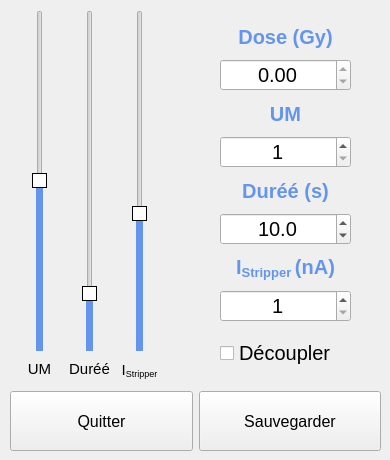
<?xml version="1.0" encoding="UTF-8"?>
<ui version="4.0">
 <class>SeanceParameterSelectorDialog</class>
 <widget class="QWidget" name="SeanceParameterSelectorDialog">
  <property name="geometry">
   <rect>
    <x>0</x>
    <y>0</y>
    <width>390</width>
    <height>460</height>
   </rect>
  </property>
  <property name="windowTitle">
   <string>Form</string>
  </property>
  <property name="styleSheet">
   <string notr="true"/>
  </property>
  <widget class="QSlider" name="verticalSlider_duration">
   <property name="geometry">
    <rect>
     <x>80</x>
     <y>10</y>
     <width>20</width>
     <height>341</height>
    </rect>
   </property>
   <property name="styleSheet">
    <string notr="true">QSlider::handle::vertical { border-color: black; border: 1px solid; background: white; }

QSlider::add-page:vertical { background: cornflowerblue }</string>
   </property>
   <property name="minimum">
    <number>1000</number>
   </property>
   <property name="maximum">
    <number>60000</number>
   </property>
   <property name="singleStep">
    <number>100</number>
   </property>
   <property name="pageStep">
    <number>100</number>
   </property>
   <property name="value">
    <number>10000</number>
   </property>
   <property name="orientation">
    <enum>Qt::Vertical</enum>
   </property>
   <property name="tickPosition">
    <enum>QSlider::NoTicks</enum>
   </property>
  </widget>
  <widget class="QSlider" name="verticalSlider_stripper_current">
   <property name="geometry">
    <rect>
     <x>130</x>
     <y>10</y>
     <width>20</width>
     <height>341</height>
    </rect>
   </property>
   <property name="styleSheet">
    <string notr="true">QSlider::handle::vertical { border-color: black; border: 1px solid; background: white; }

QSlider::add-page:vertical { background: cornflowerblue }</string>
   </property>
   <property name="minimum">
    <number>1</number>
   </property>
   <property name="maximum">
    <number>1000</number>
   </property>
   <property name="pageStep">
    <number>1</number>
   </property>
   <property name="value">
    <number>400</number>
   </property>
   <property name="orientation">
    <enum>Qt::Vertical</enum>
   </property>
  </widget>
  <widget class="QLabel" name="label_2">
   <property name="geometry">
    <rect>
     <x>59</x>
     <y>360</y>
     <width>61</width>
     <height>17</height>
    </rect>
   </property>
   <property name="font">
    <font>
     <pointsize>11</pointsize>
    </font>
   </property>
   <property name="text">
    <string>Duréé</string>
   </property>
   <property name="alignment">
    <set>Qt::AlignCenter</set>
   </property>
  </widget>
  <widget class="QLabel" name="label_3">
   <property name="geometry">
    <rect>
     <x>170</x>
     <y>370</y>
     <width>51</width>
     <height>17</height>
    </rect>
   </property>
   <property name="text">
    <string/>
   </property>
  </widget>
  <widget class="QLabel" name="label_stripperCurrent_2">
   <property name="geometry">
    <rect>
     <x>114</x>
     <y>360</y>
     <width>51</width>
     <height>21</height>
    </rect>
   </property>
   <property name="minimumSize">
    <size>
     <width>10</width>
     <height>0</height>
    </size>
   </property>
   <property name="font">
    <font>
     <pointsize>11</pointsize>
    </font>
   </property>
   <property name="text">
    <string>&lt;html&gt;&lt;head/&gt;&lt;body&gt;&lt;p&gt;I&lt;span style=&quot; vertical-align:sub;&quot;&gt;Stripper&lt;/span&gt;&lt;/p&gt;&lt;/body&gt;&lt;/html&gt;</string>
   </property>
   <property name="alignment">
    <set>Qt::AlignCenter</set>
   </property>
  </widget>
  <widget class="QGroupBox" name="treatmentSeanceGroupBox">
   <property name="geometry">
    <rect>
     <x>200</x>
     <y>0</y>
     <width>151</width>
     <height>371</height>
    </rect>
   </property>
   <property name="styleSheet">
    <string notr="true">

QGroupBox {
	font: 75 16pt &quot;Century Schoolbook L&quot;;
  border: 0px solid black;
  border-radius: 9px;
  margin-top: 0.5em;
  background: transparent;
}

QGroupBox::title {
     subcontrol-origin: margin;
     subcontrol-position: top center; 
}

QLabel {
background: transparent;
}</string>
   </property>
   <property name="title">
    <string/>
   </property>
   <widget class="QWidget" name="verticalLayoutWidget">
    <property name="geometry">
     <rect>
      <x>20</x>
      <y>20</y>
      <width>131</width>
      <height>358</height>
     </rect>
    </property>
    <layout class="QVBoxLayout" name="verticalLayout">
     <item>
      <widget class="QLabel" name="label_modulator">
       <property name="font">
        <font>
         <pointsize>15</pointsize>
         <weight>75</weight>
         <bold>true</bold>
        </font>
       </property>
       <property name="styleSheet">
        <string notr="true">border:0px; background-color: none;
color: cornflowerblue;
</string>
       </property>
       <property name="text">
        <string>Dose (Gy)</string>
       </property>
       <property name="alignment">
        <set>Qt::AlignCenter</set>
       </property>
      </widget>
     </item>
     <item>
      <widget class="QDoubleSpinBox" name="doubleSpinBox_dose">
       <property name="font">
        <font>
         <pointsize>15</pointsize>
        </font>
       </property>
       <property name="alignment">
        <set>Qt::AlignCenter</set>
       </property>
       <property name="readOnly">
        <bool>true</bool>
       </property>
      </widget>
     </item>
     <item>
      <widget class="QLabel" name="label_modulator_2">
       <property name="font">
        <font>
         <pointsize>15</pointsize>
         <weight>75</weight>
         <bold>true</bold>
        </font>
       </property>
       <property name="styleSheet">
        <string notr="true">border:0px; background-color: none;
color: cornflowerblue;
</string>
       </property>
       <property name="text">
        <string>UM</string>
       </property>
       <property name="alignment">
        <set>Qt::AlignCenter</set>
       </property>
      </widget>
     </item>
     <item>
      <widget class="QSpinBox" name="spinBox_mu">
       <property name="font">
        <font>
         <pointsize>15</pointsize>
        </font>
       </property>
       <property name="alignment">
        <set>Qt::AlignCenter</set>
       </property>
       <property name="minimum">
        <number>1</number>
       </property>
       <property name="maximum">
        <number>4000</number>
       </property>
      </widget>
     </item>
     <item>
      <widget class="QLabel" name="label_modulator_3">
       <property name="font">
        <font>
         <pointsize>15</pointsize>
         <weight>75</weight>
         <bold>true</bold>
        </font>
       </property>
       <property name="styleSheet">
        <string notr="true">border:0px; background-color: none;
color: cornflowerblue;

</string>
       </property>
       <property name="text">
        <string>Duréé (s)</string>
       </property>
       <property name="alignment">
        <set>Qt::AlignCenter</set>
       </property>
      </widget>
     </item>
     <item>
      <widget class="QDoubleSpinBox" name="doubleSpinBox_duration">
       <property name="font">
        <font>
         <pointsize>15</pointsize>
        </font>
       </property>
       <property name="alignment">
        <set>Qt::AlignCenter</set>
       </property>
       <property name="decimals">
        <number>1</number>
       </property>
       <property name="minimum">
        <double>1.000000000000000</double>
       </property>
       <property name="maximum">
        <double>60.000000000000000</double>
       </property>
       <property name="singleStep">
        <double>0.100000000000000</double>
       </property>
       <property name="value">
        <double>10.000000000000000</double>
       </property>
      </widget>
     </item>
     <item>
      <widget class="QLabel" name="label_stripperCurrent_3">
       <property name="minimumSize">
        <size>
         <width>10</width>
         <height>0</height>
        </size>
       </property>
       <property name="font">
        <font>
         <pointsize>15</pointsize>
         <weight>75</weight>
         <bold>true</bold>
        </font>
       </property>
       <property name="styleSheet">
        <string notr="true">color: cornflowerblue;
</string>
       </property>
       <property name="text">
        <string>&lt;html&gt;&lt;head/&gt;&lt;body&gt;&lt;p&gt;I&lt;span style=&quot; vertical-align:sub;&quot;&gt;Stripper &lt;/span&gt;(nA)&lt;/p&gt;&lt;/body&gt;&lt;/html&gt;</string>
       </property>
       <property name="alignment">
        <set>Qt::AlignCenter</set>
       </property>
      </widget>
     </item>
     <item>
      <widget class="QSpinBox" name="spinBox_current_stripper">
       <property name="font">
        <font>
         <pointsize>15</pointsize>
        </font>
       </property>
       <property name="alignment">
        <set>Qt::AlignCenter</set>
       </property>
       <property name="minimum">
        <number>1</number>
       </property>
       <property name="maximum">
        <number>1000</number>
       </property>
      </widget>
     </item>
     <item>
      <widget class="QCheckBox" name="checkBox_decouple">
       <property name="minimumSize">
        <size>
         <width>0</width>
         <height>50</height>
        </size>
       </property>
       <property name="font">
        <font>
         <pointsize>15</pointsize>
        </font>
       </property>
       <property name="text">
        <string>Découpler</string>
       </property>
      </widget>
     </item>
    </layout>
   </widget>
  </widget>
  <widget class="QSlider" name="verticalSlider_mu">
   <property name="geometry">
    <rect>
     <x>30</x>
     <y>10</y>
     <width>20</width>
     <height>341</height>
    </rect>
   </property>
   <property name="styleSheet">
    <string notr="true">QSlider::handle::vertical { border-color: black; border: 1px solid; background: white; }

QSlider::add-page:vertical { background: cornflowerblue }</string>
   </property>
   <property name="minimum">
    <number>10</number>
   </property>
   <property name="maximum">
    <number>4000</number>
   </property>
   <property name="pageStep">
    <number>1</number>
   </property>
   <property name="value">
    <number>2000</number>
   </property>
   <property name="orientation">
    <enum>Qt::Vertical</enum>
   </property>
  </widget>
  <widget class="QLabel" name="label_4">
   <property name="geometry">
    <rect>
     <x>19</x>
     <y>360</y>
     <width>41</width>
     <height>17</height>
    </rect>
   </property>
   <property name="font">
    <font>
     <pointsize>11</pointsize>
    </font>
   </property>
   <property name="text">
    <string>UM</string>
   </property>
   <property name="alignment">
    <set>Qt::AlignCenter</set>
   </property>
  </widget>
  <widget class="QWidget" name="horizontalLayoutWidget_2">
   <property name="geometry">
    <rect>
     <x>10</x>
     <y>390</y>
     <width>371</width>
     <height>62</height>
    </rect>
   </property>
   <layout class="QHBoxLayout" name="horizontalLayout_2">
    <item>
     <widget class="QPushButton" name="pushButton_cancel">
      <property name="minimumSize">
       <size>
        <width>150</width>
        <height>60</height>
       </size>
      </property>
      <property name="font">
       <font>
        <pointsize>12</pointsize>
       </font>
      </property>
      <property name="text">
       <string>Quitter</string>
      </property>
     </widget>
    </item>
    <item>
     <widget class="QPushButton" name="pushButton_ok">
      <property name="minimumSize">
       <size>
        <width>50</width>
        <height>60</height>
       </size>
      </property>
      <property name="font">
       <font>
        <pointsize>12</pointsize>
       </font>
      </property>
      <property name="text">
       <string>Sauvegarder</string>
      </property>
     </widget>
    </item>
   </layout>
  </widget>
 </widget>
 <resources/>
 <connections/>
</ui>
